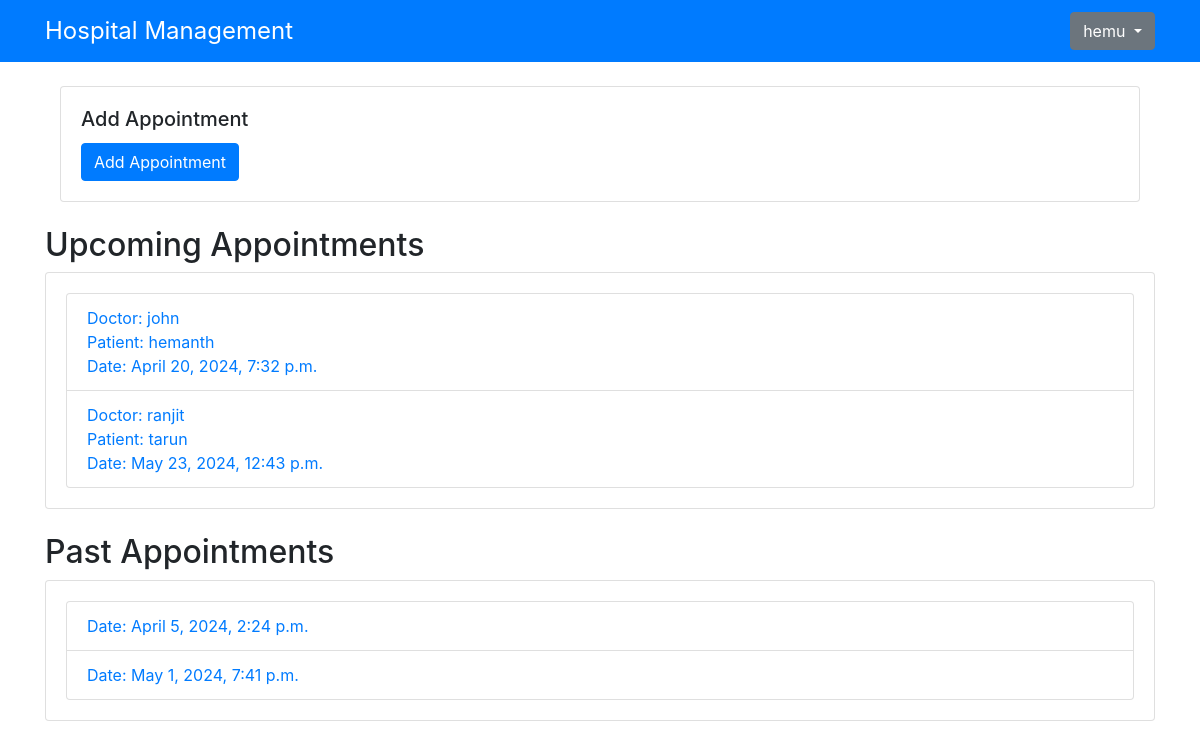
The page / (signed in) on the database its author committed.
### app/models.py (models this page shows)
class User(AbstractUser):
    is_doctor = models.BooleanField(default=False)
    is_patient = models.BooleanField(default=False)

class Appointment(models.Model):
    A_DATETIME=models.DateTimeField(default=datetime.now(), blank=True)
    D_ID=models.ForeignKey(Doctor, on_delete=models.CASCADE)
    P_ID=models.ForeignKey(Patient, on_delete=models.CASCADE)
    is_complete=models.BooleanField(default=False)

class Doctor(models.Model):
    user = models.OneToOneField(User, on_delete=models.CASCADE, primary_key=True)
    F_NAME=models.CharField(max_length=50)
    L_NAME=models.CharField(max_length=50)
    STREET=models.CharField(max_length=50)
    CITY=models.CharField(max_length=50)
    STATE=models.CharField(max_length=50)
    COUNTRY=models.CharField(max_length=50)
    SPECIALIZATION=models.CharField(max_length=50)
    PHONE=models.CharField(max_length=20)
    image = models.ImageField(upload_to='profile_pic', default="{% static 'default.jped' %}")

class Patient(models.Model):
    user = models.OneToOneField(User, on_delete=models.CASCADE, primary_key=True)
    F_NAME=models.CharField(max_length=50)
    L_NAME=models.CharField(max_length=50)
    STREET=models.CharField(max_length=50)
    CITY=models.CharField(max_length=50)
    STATE=models.CharField(max_length=50)
    COUNTRY=models.CharField(max_length=50)
    DOB=models.DateField(blank=True, null=True)
    PHONE=models.CharField(max_length=20)
    image = models.ImageField(upload_to='profile_pic', default="{% static 'default.jped' %}")

### app/views.py (the view)
# urls.py: 2. Add a URL to urlpatterns:  path('', views.home, name='home')
def home(request):
    if request.user.is_authenticated:
        if request.user.is_superuser:  # Show all appointments for superuser
            appointments = Appointment.objects.all()
        else:
            if(request.user.is_doctor):
                appointments = Appointment.objects.filter(D_ID=request.user.doctor)
            else:
                appointments = Appointment.objects.filter(P_ID=request.user.patient) # Get first 3 appointments for the user
        upcoming=[]
        past=[]
        for i in appointments:
            if(i.is_complete):
                past.append(i)
            else:
                upcoming.append(i)
        context = {'upcoming_appointments': upcoming,'past_appointments': past}
        print(context)
    else:
        context = {}
    return render(request, 'app/home.html', context)

### app/templates/app/home.html (shortened to what this page needs)
{% extends 'app/base.html' %} {% block title %}Home{% endblock %}
{% block content %}
<div class="container mt-4">
  {% if user.is_superuser %}
  <div class="card mb-4">
    <div class="card-body">
        <h5 class="card-title">Add Appointment</h5>
        <a href="{% url 'addappointment' %}" class="btn btn-primary">Add Appointment</a>
    </div>
</div>
  </div>
  {% endif %}
  <h2>Upcoming Appointments</h2>
  {% if upcoming_appointments %}
  <div class="card">
    <div class="card-body">
      <ul class="list-group">
        {% for appointment in upcoming_appointments %}
        <li class="list-group-item">
            {% if user.is_patient %} Doctor: {{ appointment.D_ID.F_NAME }}<br /> Date: {{ appointment.A_DATETIME }}<br />
            {% elif user.is_doctor %}<a href="{% url 'create_treatment' appointment.pk %}">Patient: {{ appointment.P_ID.F_NAME }}<br />
              Date: {{ appointment.A_DATETIME }}
            </a> <br />
            {% else %}<a href="{% url 'appointment_detail' appointment.pk %}">Doctor: {{ appointment.D_ID.F_NAME }}<br />
            Patient: {{ appointment.P_ID.F_NAME }}<br /> Date: {{ appointment.A_DATETIME }}<br /></a>
            {% endif %}
        </li>
        {% endfor %}
      </ul>
    </div>
  </div>
  {% else %}
  <p>No upcoming appointments.</p>
  {% endif %}
  <h2 class="mt-4">Past Appointments</h2>
  {% if past_appointments %}
  <div class="card">
    <div class="card-body">
      <ul class="list-group">
        {% for appointment in past_appointments %}
        <li class="list-group-item">
          <a href="{% url 'appointment_detail' appointment.pk %}">
             Date: {{ appointment.A_DATETIME }}
          </a>
        </li>
        {% endfor %}
      </ul>
    </div>
  </div>
  {% else %}
  <p>No past appointments.</p>
  {% endif %}
</div>
{% endblock %}

### app/templates/app/base.html (shortened to what this page needs)
<!DOCTYPE html>
<html lang="en">
  <head>
    <link
      rel="stylesheet"
      href="https://stackpath.bootstrapcdn.com/bootstrap/4.5.2/css/bootstrap.min.css"
    />
  </head>
  <body>
    <nav class="navbar navbar-expand-lg navbar-dark bg-primary">
      <div class="container">
        <a class="navbar-brand" href="{% url 'home' %}">Hospital Management</a>
        {% if user.is_authenticated %}
        <div class="ml-auto">
          <div class="dropdown">
            <button
              class="btn btn-secondary dropdown-toggle"
              type="button"
              id="dropdownMenuButton"
              data-toggle="dropdown"
              aria-haspopup="true"
              aria-expanded="false"
            >
              {{ user.username }}
            </button>
          </div>
        </div>
        {% endif %}
      </div>
    </nav>
    <div class="container mt-4">{% block content %} {% endblock %}</div>
  </body>
</html>

### app/templates/app/base.html (style rules this page uses)
.navbar { border-radius: 0; }
.navbar-brand { font-size: 1.5rem; }

### rows shown on the page
User: username "hemu"
Appointment: D_ID.F_NAME "john", P_ID.F_NAME "hemanth", A_DATETIME "April 20, 2024, 7:32 p.m."
Appointment: D_ID.F_NAME "ranjit", P_ID.F_NAME "tarun", A_DATETIME "May 23, 2024, 12:43 p.m."
Appointment: A_DATETIME "April 5, 2024, 2:24 p.m."
Appointment: A_DATETIME "May 1, 2024, 7:41 p.m."
